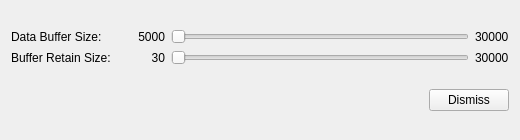
<?xml version="1.0" encoding="UTF-8"?>
<!--
  mbedit_buffer.ui - Controls > Buffer Controls of the swath editor (mbedit's
  bulletinBoard_buffer). Loaded at runtime by src/mbedit/mbedit_window.cpp; each slider has its
  <name>Value and <name>Max labels.
-->
<ui version="4.0">
 <class>MbEditBufferDialog</class>
 <widget class="QDialog" name="MbEditBufferDialog">
  <property name="geometry">
   <rect><x>0</x><y>0</y><width>520</width><height>140</height></rect>
  </property>
  <property name="windowTitle">
   <string>MBedit - Buffer Controls</string>
  </property>
  <layout class="QVBoxLayout" name="mainLayout">
   <item>
    <layout class="QGridLayout" name="sliderGrid">
     <item row="0" column="0">
      <widget class="QLabel" name="bufferLabel"><property name="text"><string>Data Buffer Size:</string></property></widget>
     </item>
     <item row="0" column="1">
      <widget class="QLabel" name="bufferSliderValue">
       <property name="minimumSize"><size><width>48</width><height>0</height></size></property>
       <property name="alignment"><set>Qt::AlignRight|Qt::AlignVCenter</set></property>
       <property name="text"><string>5000</string></property>
      </widget>
     </item>
     <item row="0" column="2">
      <widget class="QSlider" name="bufferSlider">
       <property name="toolTip"><string>Number of pings read into memory at once</string></property>
       <property name="minimum"><number>1</number></property>
       <property name="maximum"><number>30000</number></property>
       <property name="orientation"><enum>Qt::Horizontal</enum></property>
      </widget>
     </item>
     <item row="0" column="3">
      <widget class="QLabel" name="bufferSliderMax"><property name="text"><string>30000</string></property></widget>
     </item>
     <item row="1" column="0">
      <widget class="QLabel" name="holdLabel"><property name="text"><string>Buffer Retain Size:</string></property></widget>
     </item>
     <item row="1" column="1">
      <widget class="QLabel" name="holdSliderValue">
       <property name="alignment"><set>Qt::AlignRight|Qt::AlignVCenter</set></property>
       <property name="text"><string>30</string></property>
      </widget>
     </item>
     <item row="1" column="2">
      <widget class="QSlider" name="holdSlider">
       <property name="toolTip"><string>Number of pings kept in memory when Next Buffer writes the rest out</string></property>
       <property name="minimum"><number>1</number></property>
       <property name="maximum"><number>30000</number></property>
       <property name="orientation"><enum>Qt::Horizontal</enum></property>
      </widget>
     </item>
     <item row="1" column="3">
      <widget class="QLabel" name="holdSliderMax"><property name="text"><string>30000</string></property></widget>
     </item>
    </layout>
   </item>
   <item>
    <layout class="QHBoxLayout" name="buttonRow">
     <item>
      <spacer name="buttonSpacer">
       <property name="orientation"><enum>Qt::Horizontal</enum></property>
       <property name="sizeHint" stdset="0"><size><width>20</width><height>10</height></size></property>
      </spacer>
     </item>
     <item>
      <widget class="QPushButton" name="dismissButton">
       <property name="text"><string>Dismiss</string></property>
       <property name="autoDefault"><bool>false</bool></property>
      </widget>
     </item>
    </layout>
   </item>
  </layout>
 </widget>
 <resources/>
 <connections/>
</ui>
